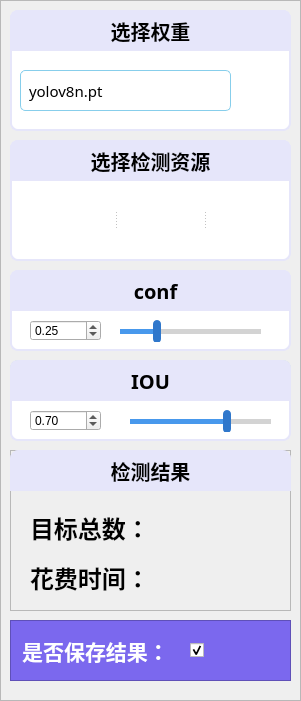
   <widget class="QFrame" name="frame_left_box">
    <property name="geometry">
     <rect>
      <x>890</x>
      <y>70</y>
      <width>301</width>
      <height>701</height>
     </rect>
    </property>
    <property name="styleSheet">
     <string notr="true">QFrame#frame_left_box{
background:#F1F6FF;
border: 1px solid #F1F6FF;
border-radius:8px;}</string>
    </property>
    <property name="frameShape">
     <enum>QFrame::Shape::StyledPanel</enum>
    </property>
    <property name="frameShadow">
     <enum>QFrame::Shadow::Raised</enum>
    </property>
    <widget class="QFrame" name="frame_weights_box">
     <property name="geometry">
      <rect>
       <x>10</x>
       <y>10</y>
       <width>281</width>
       <height>121</height>
      </rect>
     </property>
     <property name="styleSheet">
      <string notr="true">QFrame#frame_weights_box{border:2px solid #E6E6FA;
background:white;
border-radius:8px;}</string>
     </property>
     <property name="frameShape">
      <enum>QFrame::Shape::StyledPanel</enum>
     </property>
     <property name="frameShadow">
      <enum>QFrame::Shadow::Raised</enum>
     </property>
     <widget class="QLineEdit" name="line_weights">
      <property name="geometry">
       <rect>
        <x>10</x>
        <y>60</y>
        <width>211</width>
        <height>41</height>
       </rect>
      </property>
      <property name="font">
       <font>
        <family>阿里巴巴普惠体</family>
        <pointsize>11</pointsize>
       </font>
      </property>
      <property name="styleSheet">
       <string notr="true">padding-left:6px;
border:1px solid skyblue;
border-radius:5px;



</string>
      </property>
      <property name="inputMask">
       <string/>
      </property>
      <property name="text">
       <string>yolov8n.pt</string>
      </property>
      <property name="echoMode">
       <enum>QLineEdit::EchoMode::Normal</enum>
      </property>
      <property name="placeholderText">
       <string/>
      </property>
      <property name="cursorMoveStyle">
       <enum>Qt::CursorMoveStyle::LogicalMoveStyle</enum>
      </property>
     </widget>
     <widget class="QPushButton" name="Button_select_w_p">
      <property name="geometry">
       <rect>
        <x>230</x>
        <y>60</y>
        <width>41</width>
        <height>41</height>
       </rect>
      </property>
      <property name="cursor">
       <cursorShape>PointingHandCursor</cursorShape>
      </property>
      <property name="styleSheet">
       <string notr="true">border: none</string>
      </property>
      <property name="text">
       <string/>
      </property>
      <property name="icon">
       <iconset>
        <normaloff>icon/model.png</normaloff>icon/model.png</iconset>
      </property>
      <property name="iconSize">
       <size>
        <width>32</width>
        <height>32</height>
       </size>
      </property>
     </widget>
     <widget class="QFrame" name="frame_11">
      <property name="geometry">
       <rect>
        <x>0</x>
        <y>0</y>
        <width>281</width>
        <height>41</height>
       </rect>
      </property>
      <property name="styleSheet">
       <string notr="true">border:1px solid #E6E6FA;
background:#E6E6FA;
border-top-left-radius: 8px;
border-top-right-radius: 8;
border-bottom-left-radius: 0;
border-bottom-right-radius: 0px;</string>
      </property>
      <property name="frameShape">
       <enum>QFrame::Shape::StyledPanel</enum>
      </property>
      <property name="frameShadow">
       <enum>QFrame::Shadow::Raised</enum>
      </property>
      <widget class="QLabel" name="label">
       <property name="geometry">
        <rect>
         <x>10</x>
         <y>0</y>
         <width>261</width>
         <height>41</height>
        </rect>
       </property>
       <property name="font">
        <font>
         <family>阿里巴巴普惠体</family>
         <pointsize>15</pointsize>
         <bold>true</bold>
         <hintingpreference>PreferFullHinting</hintingpreference>
        </font>
       </property>
       <property name="layoutDirection">
        <enum>Qt::LayoutDirection::LeftToRight</enum>
       </property>
       <property name="styleSheet">
        <string notr="true">background:#E6E6FA;
border:none;</string>
       </property>
       <property name="text">
        <string>选择权重</string>
       </property>
       <property name="alignment">
        <set>Qt::AlignmentFlag::AlignCenter</set>
       </property>
      </widget>
     </widget>
    </widget>
    <widget class="QFrame" name="frame_source_box">
     <property name="geometry">
      <rect>
       <x>10</x>
       <y>140</y>
       <width>281</width>
       <height>121</height>
      </rect>
     </property>
     <property name="styleSheet">
      <string notr="true">QFrame#frame_source_box{border:2px solid #E6E6FA;
background:white;

border-radius:8px;}</string>
     </property>
     <property name="frameShape">
      <enum>QFrame::Shape::StyledPanel</enum>
     </property>
     <property name="frameShadow">
      <enum>QFrame::Shadow::Raised</enum>
     </property>
     <widget class="QFrame" name="frame_13">
      <property name="geometry">
       <rect>
        <x>0</x>
        <y>0</y>
        <width>281</width>
        <height>41</height>
       </rect>
      </property>
      <property name="styleSheet">
       <string notr="true">border:1px solid #E6E6FA;
background:#E6E6FA;
border-top-left-radius: 8px;
border-top-right-radius: 8;
border-bottom-left-radius: 0;
border-bottom-right-radius: 0px;</string>
      </property>
      <property name="frameShape">
       <enum>QFrame::Shape::StyledPanel</enum>
      </property>
      <property name="frameShadow">
       <enum>QFrame::Shadow::Raised</enum>
      </property>
      <widget class="QLabel" name="label_3">
       <property name="geometry">
        <rect>
         <x>10</x>
         <y>0</y>
         <width>261</width>
         <height>41</height>
        </rect>
       </property>
       <property name="font">
        <font>
         <family>阿里巴巴普惠体</family>
         <pointsize>15</pointsize>
         <bold>true</bold>
         <hintingpreference>PreferFullHinting</hintingpreference>
        </font>
       </property>
       <property name="styleSheet">
        <string notr="true">background:#E6E6FA;
border:none;</string>
       </property>
       <property name="text">
        <string>选择检测资源</string>
       </property>
       <property name="alignment">
        <set>Qt::AlignmentFlag::AlignCenter</set>
       </property>
      </widget>
     </widget>
     <widget class="QSplitter" name="splitter">
      <property name="geometry">
       <rect>
        <x>20</x>
        <y>60</y>
        <width>261</width>
        <height>38</height>
       </rect>
      </property>
      <property name="orientation">
       <enum>Qt::Orientation::Horizontal</enum>
      </property>
      <widget class="QPushButton" name="Button_checkImg">
       <property name="cursor">
        <cursorShape>PointingHandCursor</cursorShape>
       </property>
       <property name="toolTip">
        <string>检测单张图片</string>
       </property>
       <property name="styleSheet">
        <string notr="true">border: none;</string>
       </property>
       <property name="text">
        <string/>
       </property>
       <property name="icon">
        <iconset>
         <normaloff>icon/img.png</normaloff>icon/img.png</iconset>
       </property>
       <property name="iconSize">
        <size>
         <width>38</width>
         <height>38</height>
        </size>
       </property>
      </widget>
      <widget class="QPushButton" name="Button_checkVideo">
       <property name="cursor">
        <cursorShape>PointingHandCursor</cursorShape>
       </property>
       <property name="toolTip">
        <string>检测视频文件</string>
       </property>
       <property name="styleSheet">
        <string notr="true">border: none</string>
       </property>
       <property name="text">
        <string/>
       </property>
       <property name="icon">
        <iconset>
         <normaloff>icon/video.png</normaloff>icon/video.png</iconset>
       </property>
       <property name="iconSize">
        <size>
         <width>38</width>
         <height>38</height>
        </size>
       </property>
      </widget>
      <widget class="QPushButton" name="Button_openCamera">
       <property name="cursor">
        <cursorShape>PointingHandCursor</cursorShape>
       </property>
       <property name="toolTip">
        <string>&lt;html&gt;&lt;head/&gt;&lt;body&gt;&lt;p&gt;检测摄像头&lt;/p&gt;&lt;/body&gt;&lt;/html&gt;</string>
       </property>
       <property name="styleSheet">
        <string notr="true">border: none</string>
       </property>
       <property name="text">
        <string/>
       </property>
       <property name="icon">
        <iconset>
         <normaloff>icon/camera.png</normaloff>icon/camera.png</iconset>
       </property>
       <property name="iconSize">
        <size>
         <width>38</width>
         <height>38</height>
        </size>
       </property>
      </widget>
     </widget>
    </widget>
    <widget class="QFrame" name="frame_source_box_2">
     <property name="geometry">
      <rect>
       <x>10</x>
       <y>450</y>
       <width>281</width>
       <height>161</height>
      </rect>
     </property>
     <property name="styleSheet">
      <string notr="true">QFrame#frame_source_box{border:2px solid #E6E6FA;
background:white;

border-radius:8px;}</string>
     </property>
     <property name="frameShape">
      <enum>QFrame::Shape::StyledPanel</enum>
     </property>
     <property name="frameShadow">
      <enum>QFrame::Shadow::Raised</enum>
     </property>
     <widget class="QFrame" name="frame_14">
      <property name="geometry">
       <rect>
        <x>0</x>
        <y>0</y>
        <width>281</width>
        <height>41</height>
       </rect>
      </property>
      <property name="styleSheet">
       <string notr="true">border:1px solid #E6E6FA;
background:#E6E6FA;
border-top-left-radius: 8px;
border-top-right-radius: 8;
border-bottom-left-radius: 0;
border-bottom-right-radius: 0px;</string>
      </property>
      <property name="frameShape">
       <enum>QFrame::Shape::StyledPanel</enum>
      </property>
      <property name="frameShadow">
       <enum>QFrame::Shadow::Raised</enum>
      </property>
      <widget class="QLabel" name="label_4">
       <property name="geometry">
        <rect>
         <x>10</x>
         <y>0</y>
         <width>261</width>
         <height>41</height>
        </rect>
       </property>
       <property name="font">
        <font>
         <family>阿里巴巴普惠体</family>
         <pointsize>15</pointsize>
         <bold>true</bold>
         <hintingpreference>PreferFullHinting</hintingpreference>
        </font>
       </property>
       <property name="styleSheet">
        <string notr="true">background:#E6E6FA;
border:none;</string>
       </property>
       <property name="text">
        <string>检测结果</string>
       </property>
       <property name="alignment">
        <set>Qt::AlignmentFlag::AlignCenter</set>
       </property>
      </widget>
     </widget>
     <widget class="QWidget" name="layoutWidget">
      <property name="geometry">
       <rect>
        <x>20</x>
        <y>60</y>
        <width>231</width>
        <height>33</height>
       </rect>
      </property>
      <layout class="QHBoxLayout" name="horizontalLayout_2">
       <item>
        <widget class="QLabel" name="label_2">
         <property name="text">
          <string>&lt;html&gt;&lt;head/&gt;&lt;body&gt;&lt;p&gt;&lt;span style=&quot; font-size:18pt; font-weight:700;&quot;&gt;目标总数：&lt;/span&gt;&lt;/p&gt;&lt;/body&gt;&lt;/html&gt;</string>
         </property>
        </widget>
       </item>
       <item>
        <widget class="QLabel" name="label_nums">
         <property name="palette">
          <palette>
           <active>
            <colorrole role="WindowText">
             <brush brushstyle="SolidPattern">
              <color alpha="255">
               <red>255</red>
               <green>0</green>
               <blue>0</blue>
              </color>
             </brush>
            </colorrole>
            <colorrole role="Button">
             <brush brushstyle="SolidPattern">
              <color alpha="255">
               <red>102</red>
               <green>218</green>
               <blue>241</blue>
              </color>
             </brush>
            </colorrole>
            <colorrole role="Text">
             <brush brushstyle="SolidPattern">
              <color alpha="255">
               <red>0</red>
               <green>0</green>
               <blue>0</blue>
              </color>
             </brush>
            </colorrole>
            <colorrole role="Base">
             <brush brushstyle="SolidPattern">
              <color alpha="255">
               <red>102</red>
               <green>218</green>
               <blue>241</blue>
              </color>
             </brush>
            </colorrole>
            <colorrole role="Window">
             <brush brushstyle="SolidPattern">
              <color alpha="255">
               <red>102</red>
               <green>218</green>
               <blue>241</blue>
              </color>
             </brush>
            </colorrole>
            <colorrole role="PlaceholderText">
             <brush brushstyle="SolidPattern">
              <color alpha="128">
               <red>255</red>
               <green>0</green>
               <blue>0</blue>
              </color>
             </brush>
            </colorrole>
           </active>
           <inactive>
            <colorrole role="WindowText">
             <brush brushstyle="SolidPattern">
              <color alpha="255">
               <red>255</red>
               <green>0</green>
               <blue>0</blue>
              </color>
             </brush>
            </colorrole>
            <colorrole role="Button">
             <brush brushstyle="SolidPattern">
              <color alpha="255">
               <red>102</red>
               <green>218</green>
               <blue>241</blue>
              </color>
             </brush>
            </colorrole>
            <colorrole role="Text">
             <brush brushstyle="SolidPattern">
              <color alpha="255">
               <red>0</red>
               <green>0</green>
               <blue>0</blue>
              </color>
             </brush>
            </colorrole>
            <colorrole role="Base">
             <brush brushstyle="SolidPattern">
              <color alpha="255">
               <red>102</red>
               <green>218</green>
               <blue>241</blue>
              </color>
             </brush>
            </colorrole>
            <colorrole role="Window">
             <brush brushstyle="SolidPattern">
              <color alpha="255">
               <red>102</red>
               <green>218</green>
               <blue>241</blue>
              </color>
             </brush>
            </colorrole>
            <colorrole role="PlaceholderText">
             <brush brushstyle="SolidPattern">
              <color alpha="128">
               <red>255</red>
               <green>0</green>
               <blue>0</blue>
              </color>
             </brush>
            </colorrole>
           </inactive>
           <disabled>
            <colorrole role="WindowText">
             <brush brushstyle="SolidPattern">
              <color alpha="255">
               <red>120</red>
               <green>120</green>
               <blue>120</blue>
              </color>
             </brush>
            </colorrole>
            <colorrole role="Button">
             <brush brushstyle="SolidPattern">
              <color alpha="255">
               <red>102</red>
               <green>218</green>
               <blue>241</blue>
              </color>
             </brush>
            </colorrole>
            <colorrole role="Text">
             <brush brushstyle="SolidPattern">
              <color alpha="255">
               <red>120</red>
               <green>120</green>
               <blue>120</blue>
              </color>
             </brush>
            </colorrole>
            <colorrole role="Base">
             <brush brushstyle="SolidPattern">
              <color alpha="255">
               <red>102</red>
               <green>218</green>
               <blue>241</blue>
              </color>
             </brush>
            </colorrole>
            <colorrole role="Window">
             <brush brushstyle="SolidPattern">
              <color alpha="255">
               <red>102</red>
               <green>218</green>
               <blue>241</blue>
              </color>
             </brush>
            </colorrole>
            <colorrole role="PlaceholderText">
             <brush brushstyle="SolidPattern">
              <color alpha="128">
               <red>0</red>
               <green>0</green>
               <blue>0</blue>
              </color>
             </brush>
            </colorrole>
           </disabled>
          </palette>
         </property>
         <property name="font">
          <font>
           <family>Arial</family>
           <pointsize>16</pointsize>
           <bold>false</bold>
          </font>
         </property>
         <property name="styleSheet">
          <string notr="true"/>
         </property>
         <property name="text">
          <string/>
         </property>
         <property name="alignment">
          <set>Qt::AlignmentFlag::AlignLeading|Qt::AlignmentFlag::AlignLeft|Qt::AlignmentFlag::AlignVCenter</set>
         </property>
        </widget>
       </item>
      </layout>
     </widget>
     <widget class="QWidget" name="layoutWidget">
      <property name="geometry">
       <rect>
        <x>20</x>
        <y>110</y>
        <width>231</width>
        <height>33</height>
       </rect>
      </property>
      <layout class="QHBoxLayout" name="horizontalLayout_3">
       <item>
        <widget class="QLabel" name="label_10">
         <property name="text">
          <string>&lt;html&gt;&lt;head/&gt;&lt;body&gt;&lt;p&gt;&lt;span style=&quot; font-size:18pt; font-weight:600;&quot;&gt;花费时间：&lt;/span&gt;&lt;/p&gt;&lt;/body&gt;&lt;/html&gt;</string>
         </property>
        </widget>
       </item>
       <item>
        <widget class="QLabel" name="label_times">
         <property name="palette">
          <palette>
           <active>
            <colorrole role="WindowText">
             <brush brushstyle="SolidPattern">
              <color alpha="255">
               <red>255</red>
               <green>0</green>
               <blue>0</blue>
              </color>
             </brush>
            </colorrole>
            <colorrole role="Button">
             <brush brushstyle="SolidPattern">
              <color alpha="255">
               <red>102</red>
               <green>218</green>
               <blue>241</blue>
              </color>
             </brush>
            </colorrole>
            <colorrole role="Text">
             <brush brushstyle="SolidPattern">
              <color alpha="255">
               <red>0</red>
               <green>0</green>
               <blue>0</blue>
              </color>
             </brush>
            </colorrole>
            <colorrole role="Base">
             <brush brushstyle="SolidPattern">
              <color alpha="255">
               <red>102</red>
               <green>218</green>
               <blue>241</blue>
              </color>
             </brush>
            </colorrole>
            <colorrole role="Window">
             <brush brushstyle="SolidPattern">
              <color alpha="255">
               <red>102</red>
               <green>218</green>
               <blue>241</blue>
              </color>
             </brush>
            </colorrole>
            <colorrole role="PlaceholderText">
             <brush brushstyle="SolidPattern">
              <color alpha="128">
               <red>255</red>
               <green>0</green>
               <blue>0</blue>
              </color>
             </brush>
            </colorrole>
           </active>
           <inactive>
            <colorrole role="WindowText">
             <brush brushstyle="SolidPattern">
              <color alpha="255">
               <red>255</red>
               <green>0</green>
               <blue>0</blue>
              </color>
             </brush>
            </colorrole>
            <colorrole role="Button">
             <brush brushstyle="SolidPattern">
              <color alpha="255">
               <red>102</red>
               <green>218</green>
               <blue>241</blue>
              </color>
             </brush>
            </colorrole>
            <colorrole role="Text">
             <brush brushstyle="SolidPattern">
              <color alpha="255">
               <red>0</red>
               <green>0</green>
               <blue>0</blue>
              </color>
             </brush>
            </colorrole>
            <colorrole role="Base">
             <brush brushstyle="SolidPattern">
              <color alpha="255">
               <red>102</red>
               <green>218</green>
               <blue>241</blue>
              </color>
             </brush>
            </colorrole>
            <colorrole role="Window">
             <brush brushstyle="SolidPattern">
              <color alpha="255">
               <red>102</red>
               <green>218</green>
               <blue>241</blue>
              </color>
             </brush>
            </colorrole>
            <colorrole role="PlaceholderText">
             <brush brushstyle="SolidPattern">
              <color alpha="128">
               <red>255</red>
               <green>0</green>
               <blue>0</blue>
              </color>
             </brush>
            </colorrole>
           </inactive>
           <disabled>
            <colorrole role="WindowText">
             <brush brushstyle="SolidPattern">
              <color alpha="255">
               <red>120</red>
               <green>120</green>
               <blue>120</blue>
              </color>
             </brush>
            </colorrole>
            <colorrole role="Button">
             <brush brushstyle="SolidPattern">
              <color alpha="255">
               <red>102</red>
               <green>218</green>
               <blue>241</blue>
              </color>
             </brush>
            </colorrole>
            <colorrole role="Text">
             <brush brushstyle="SolidPattern">
              <color alpha="255">
               <red>120</red>
               <green>120</green>
               <blue>120</blue>
              </color>
             </brush>
            </colorrole>
            <colorrole role="Base">
             <brush brushstyle="SolidPattern">
              <color alpha="255">
               <red>102</red>
               <green>218</green>
               <blue>241</blue>
              </color>
             </brush>
            </colorrole>
            <colorrole role="Window">
             <brush brushstyle="SolidPattern">
              <color alpha="255">
               <red>102</red>
               <green>218</green>
               <blue>241</blue>
              </color>
             </brush>
            </colorrole>
            <colorrole role="PlaceholderText">
             <brush brushstyle="SolidPattern">
              <color alpha="128">
               <red>0</red>
               <green>0</green>
               <blue>0</blue>
              </color>
             </brush>
            </colorrole>
           </disabled>
          </palette>
         </property>
         <property name="font">
          <font>
           <family>Arial</family>
           <pointsize>16</pointsize>
           <bold>false</bold>
          </font>
         </property>
         <property name="styleSheet">
          <string notr="true"/>
         </property>
         <property name="text">
          <string/>
         </property>
         <property name="alignment">
          <set>Qt::AlignmentFlag::AlignLeading|Qt::AlignmentFlag::AlignLeft|Qt::AlignmentFlag::AlignVCenter</set>
         </property>
        </widget>
       </item>
      </layout>
     </widget>
    </widget>
    <widget class="QFrame" name="frame_iou_box">
     <property name="geometry">
      <rect>
       <x>10</x>
       <y>360</y>
       <width>281</width>
       <height>81</height>
      </rect>
     </property>
     <property name="styleSheet">
      <string notr="true">QFrame#frame_iou_box{border:2px solid #E6E6FA;
background:white;
border-radius:8px;}</string>
     </property>
     <property name="frameShape">
      <enum>QFrame::Shape::StyledPanel</enum>
     </property>
     <property name="frameShadow">
      <enum>QFrame::Shadow::Raised</enum>
     </property>
     <widget class="QFrame" name="frame_16">
      <property name="geometry">
       <rect>
        <x>0</x>
        <y>0</y>
        <width>281</width>
        <height>41</height>
       </rect>
      </property>
      <property name="styleSheet">
       <string notr="true">border:1px solid #CFEBD2;
background:#CFEBD2;
border-top-left-radius: 8px;
border-top-right-radius: 8;
border-bottom-left-radius: 0;
border-bottom-right-radius: 0px;</string>
      </property>
      <property name="frameShape">
       <enum>QFrame::Shape::StyledPanel</enum>
      </property>
      <property name="frameShadow">
       <enum>QFrame::Shadow::Raised</enum>
      </property>
      <widget class="QLabel" name="label_12">
       <property name="geometry">
        <rect>
         <x>0</x>
         <y>0</y>
         <width>281</width>
         <height>41</height>
        </rect>
       </property>
       <property name="font">
        <font>
         <family>阿里巴巴普惠体</family>
         <pointsize>15</pointsize>
         <bold>true</bold>
         <hintingpreference>PreferFullHinting</hintingpreference>
        </font>
       </property>
       <property name="styleSheet">
        <string notr="true">background:#E6E6FA;
border:none;</string>
       </property>
       <property name="text">
        <string>IOU</string>
       </property>
       <property name="alignment">
        <set>Qt::AlignmentFlag::AlignCenter</set>
       </property>
      </widget>
     </widget>
     <widget class="QDoubleSpinBox" name="doubleSpinBox_iou">
      <property name="geometry">
       <rect>
        <x>20</x>
        <y>50</y>
        <width>71</width>
        <height>21</height>
       </rect>
      </property>
      <property name="maximum">
       <double>1.000000000000000</double>
      </property>
      <property name="singleStep">
       <double>0.010000000000000</double>
      </property>
      <property name="value">
       <double>0.700000000000000</double>
      </property>
     </widget>
     <widget class="QSlider" name="horizontalSlider_iou">
      <property name="geometry">
       <rect>
        <x>120</x>
        <y>50</y>
        <width>141</width>
        <height>22</height>
       </rect>
      </property>
      <property name="styleSheet">
       <string notr="true">QSlider::groove:horizontal {
            border: none;
            height: 5px;
            background-color: lightgray;
		 border-radius: 5px;
        }

        QSlider::handle:horizontal {
            background-color: #2f77cb;
            width: 8px;
            margin: -9px 0px -9px 0px;
            border-radius: 4px;
        }

        QSlider::sub-page:horizontal {
            background-color: #4898ec;
border-radius: 5px;
        }


</string>
      </property>
      <property name="maximum">
       <number>100</number>
      </property>
      <property name="pageStep">
       <number>10</number>
      </property>
      <property name="value">
       <number>70</number>
      </property>
      <property name="sliderPosition">
       <number>70</number>
      </property>
      <property name="orientation">
       <enum>Qt::Orientation::Horizontal</enum>
      </property>
     </widget>
    </widget>
    <widget class="QFrame" name="frame_conf_box">
     <property name="geometry">
      <rect>
       <x>10</x>
       <y>270</y>
       <width>281</width>
       <height>81</height>
      </rect>
     </property>
     <property name="styleSheet">
      <string notr="true">QFrame#frame_conf_box{border:2px solid #E6E6FA;
background:white;
border-radius:8px;}</string>
     </property>
     <property name="frameShape">
      <enum>QFrame::Shape::StyledPanel</enum>
     </property>
     <property name="frameShadow">
      <enum>QFrame::Shadow::Raised</enum>
     </property>
     <widget class="QFrame" name="frame_15">
      <property name="geometry">
       <rect>
        <x>0</x>
        <y>0</y>
        <width>281</width>
        <height>41</height>
       </rect>
      </property>
      <property name="styleSheet">
       <string notr="true">border:1px solid #E6E6FA;
background:#E6E6FA;
border-top-left-radius: 8px;
border-top-right-radius: 8;
border-bottom-left-radius: 0;
border-bottom-right-radius: 0px;</string>
      </property>
      <property name="frameShape">
       <enum>QFrame::Shape::StyledPanel</enum>
      </property>
      <property name="frameShadow">
       <enum>QFrame::Shadow::Raised</enum>
      </property>
      <widget class="QLabel" name="label_11">
       <property name="geometry">
        <rect>
         <x>10</x>
         <y>0</y>
         <width>271</width>
         <height>41</height>
        </rect>
       </property>
       <property name="font">
        <font>
         <family>阿里巴巴普惠体</family>
         <pointsize>15</pointsize>
         <bold>true</bold>
         <hintingpreference>PreferFullHinting</hintingpreference>
        </font>
       </property>
       <property name="styleSheet">
        <string notr="true">background:#E6E6FA;
border:none;</string>
       </property>
       <property name="text">
        <string>conf</string>
       </property>
       <property name="alignment">
        <set>Qt::AlignmentFlag::AlignCenter</set>
       </property>
      </widget>
     </widget>
     <widget class="QSlider" name="horizontalSlider_conf">
      <property name="geometry">
       <rect>
        <x>110</x>
        <y>50</y>
        <width>141</width>
        <height>22</height>
       </rect>
      </property>
      <property name="styleSheet">
       <string notr="true">QSlider::groove:horizontal {
            border: none;
            height: 5px;
            background-color: lightgray;
		 border-radius: 5px;
        }

        QSlider::handle:horizontal {
            background-color: #2f77cb;
            width: 8px;
            margin: -9px 0px -9px 0px;
            border-radius: 4px;
        }

        QSlider::sub-page:horizontal {
            background-color: #4898ec;
border-radius: 5px;
        }


</string>
      </property>
      <property name="maximum">
       <number>100</number>
      </property>
      <property name="pageStep">
       <number>10</number>
      </property>
      <property name="value">
       <number>25</number>
      </property>
      <property name="sliderPosition">
       <number>25</number>
      </property>
      <property name="orientation">
       <enum>Qt::Orientation::Horizontal</enum>
      </property>
     </widget>
     <widget class="QDoubleSpinBox" name="doubleSpinBox_conf">
      <property name="geometry">
       <rect>
        <x>20</x>
        <y>50</y>
        <width>71</width>
        <height>21</height>
       </rect>
      </property>
      <property name="maximum">
       <double>1.000000000000000</double>
      </property>
      <property name="singleStep">
       <double>0.010000000000000</double>
      </property>
      <property name="value">
       <double>0.250000000000000</double>
      </property>
     </widget>
    </widget>
    <widget class="QFrame" name="frame_is_save_box">
     <property name="enabled">
      <bool>true</bool>
     </property>
     <property name="geometry">
      <rect>
       <x>10</x>
       <y>620</y>
       <width>281</width>
       <height>61</height>
      </rect>
     </property>
     <property name="styleSheet">
      <string notr="true">QFrame#frame_is_save_box{
background:#7B68EE;}</string>
     </property>
     <property name="frameShape">
      <enum>QFrame::Shape::StyledPanel</enum>
     </property>
     <property name="frameShadow">
      <enum>QFrame::Shadow::Raised</enum>
     </property>
     <widget class="QCheckBox" name="checkBox_isSave">
      <property name="geometry">
       <rect>
        <x>180</x>
        <y>10</y>
        <width>51</width>
        <height>41</height>
       </rect>
      </property>
      <property name="font">
       <font>
        <pointsize>16</pointsize>
       </font>
      </property>
      <property name="cursor">
       <cursorShape>PointingHandCursor</cursorShape>
      </property>
      <property name="toolTip">
       <string>默认保存在当前目录runs文件夹</string>
      </property>
      <property name="text">
       <string/>
      </property>
      <property name="iconSize">
       <size>
        <width>40</width>
        <height>40</height>
       </size>
      </property>
      <property name="checked">
       <bool>true</bool>
      </property>
     </widget>
     <widget class="QLabel" name="label_isSava">
      <property name="geometry">
       <rect>
        <x>0</x>
        <y>0</y>
        <width>171</width>
        <height>61</height>
       </rect>
      </property>
      <property name="font">
       <font>
        <family>阿里巴巴普惠体</family>
        <pointsize>16</pointsize>
        <bold>true</bold>
       </font>
      </property>
      <property name="toolTip">
       <string>默认保存在当前目录runs文件夹</string>
      </property>
      <property name="styleSheet">
       <string notr="true">color:white;</string>
      </property>
      <property name="text">
       <string>是否保存结果：</string>
      </property>
      <property name="alignment">
       <set>Qt::AlignmentFlag::AlignCenter</set>
      </property>
     </widget>
    </widget>
   </widget>
